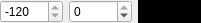
<?xml version="1.0" encoding="UTF-8"?>
<ui version="4.0">
 <class>discreteRangeColorWidget</class>
 <widget class="QWidget" name="discreteRangeColorWidget">
  <property name="geometry">
   <rect>
    <x>0</x>
    <y>0</y>
    <width>201</width>
    <height>20</height>
   </rect>
  </property>
  <property name="sizePolicy">
   <sizepolicy hsizetype="Preferred" vsizetype="Fixed">
    <horstretch>0</horstretch>
    <verstretch>0</verstretch>
   </sizepolicy>
  </property>
  <property name="windowTitle">
   <string>Form</string>
  </property>
  <layout class="QHBoxLayout" name="horizontalLayout">
   <property name="margin">
    <number>0</number>
   </property>
   <item>
    <widget class="QSpinBox" name="lowerBoundSpinBox">
     <property name="readOnly">
      <bool>true</bool>
     </property>
     <property name="minimum">
      <number>-120</number>
     </property>
     <property name="maximum">
      <number>0</number>
     </property>
     <property name="value">
      <number>-120</number>
     </property>
    </widget>
   </item>
   <item>
    <widget class="QSpinBox" name="upperBoundSpinBox">
     <property name="minimum">
      <number>-120</number>
     </property>
     <property name="maximum">
      <number>0</number>
     </property>
    </widget>
   </item>
   <item>
    <widget class="QLabel" name="colorLabel">
     <property name="palette">
      <palette>
       <active>
        <colorrole role="Base">
         <brush brushstyle="SolidPattern">
          <color alpha="255">
           <red>255</red>
           <green>255</green>
           <blue>255</blue>
          </color>
         </brush>
        </colorrole>
        <colorrole role="Window">
         <brush brushstyle="SolidPattern">
          <color alpha="255">
           <red>0</red>
           <green>0</green>
           <blue>0</blue>
          </color>
         </brush>
        </colorrole>
       </active>
       <inactive>
        <colorrole role="Base">
         <brush brushstyle="SolidPattern">
          <color alpha="255">
           <red>255</red>
           <green>255</green>
           <blue>255</blue>
          </color>
         </brush>
        </colorrole>
        <colorrole role="Window">
         <brush brushstyle="SolidPattern">
          <color alpha="255">
           <red>0</red>
           <green>0</green>
           <blue>0</blue>
          </color>
         </brush>
        </colorrole>
       </inactive>
       <disabled>
        <colorrole role="Base">
         <brush brushstyle="SolidPattern">
          <color alpha="255">
           <red>0</red>
           <green>0</green>
           <blue>0</blue>
          </color>
         </brush>
        </colorrole>
        <colorrole role="Window">
         <brush brushstyle="SolidPattern">
          <color alpha="255">
           <red>0</red>
           <green>0</green>
           <blue>0</blue>
          </color>
         </brush>
        </colorrole>
       </disabled>
      </palette>
     </property>
     <property name="cursor">
      <cursorShape>PointingHandCursor</cursorShape>
     </property>
     <property name="autoFillBackground">
      <bool>true</bool>
     </property>
     <property name="text">
      <string/>
     </property>
    </widget>
   </item>
  </layout>
 </widget>
 <resources/>
 <connections/>
</ui>
